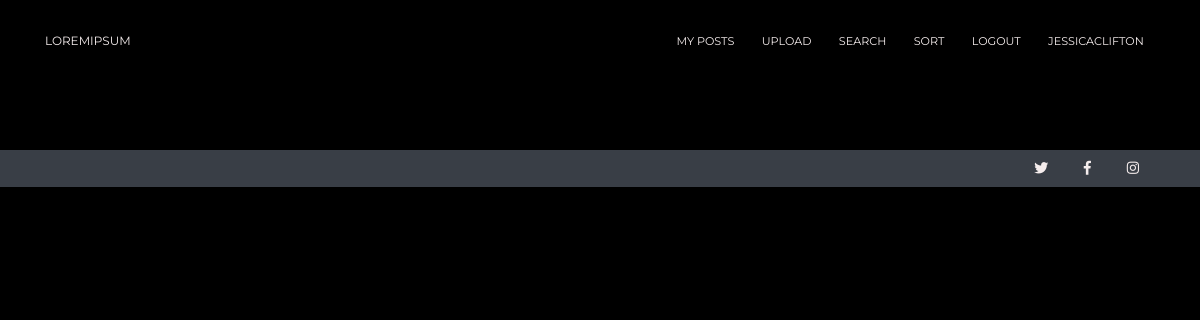
Before: /posts/ (signed in) with the older database file.
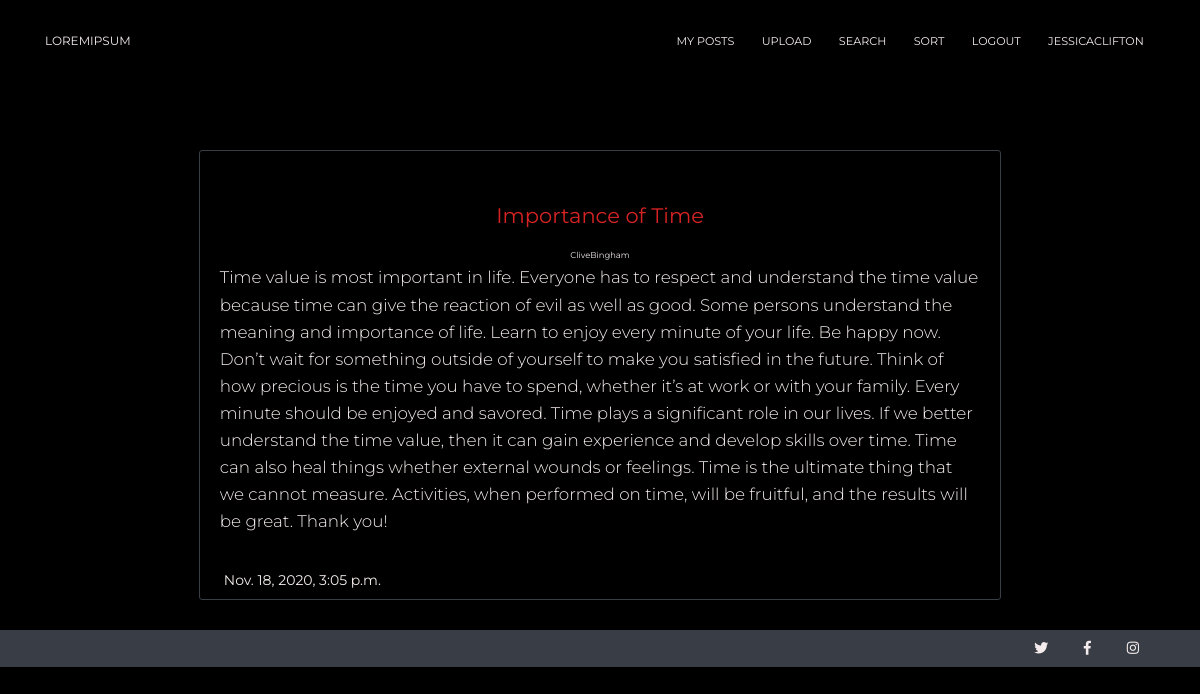
After: the same page with the newer database file.
### blog_app/models.py (models this page shows, shortened)
class Post(models.Model):
    postTitle=models.CharField(max_length=250)
    postContent=models.TextField(null=False)
    date=models.DateTimeField(default=timezone.now)
    postAuthor=models.ForeignKey(User,on_delete=models.CASCADE)

### blog_app/views.py (the view)
# urls.py: path('posts/',views.posts, name='posts'),
@login_required
def posts(request):
    posts=Post.objects.all().order_by('-date')
    user=request.user.username
    return render(request,'posts.html', {'posts':posts,'user':user})

### blog_app/templates/posts.html (shortened to what this page needs)
{% load static %}
<!doctype html>
<html lang="en">
<head>
  <link href="https://use.fontawesome.com/releases/v5.0.6/css/all.css" rel="stylesheet">
  <link href="{% static 'css/bootstrap.min.css' %}" rel="stylesheet" />
  <link href="{% static 'css/master.css' %}" rel="stylesheet" />
  <link href="{% static 'css/now-ui-kit.css' %}" rel="stylesheet" />
</head>
<body class="sidebar-collapse">
  <nav class="navbar navbar-expand-lg fixed-top navbar-transparent " color-on-scroll="100" style="color: transparent;">
    <div class="container">
      <div class="navbar-translate">
        <a class="navbar-brand" href="index.html" data-placement="bottom" target="_blank">LoremIpsum</a>
      </div>
      <div class="collapse navbar-collapse justify-content-end" id="navigation" data-nav-image="./assets/img/blurred-image-1.jpg">
        <ul class="navbar-nav">
          <li class="nav-item">
            <a class="nav-link" href="{% url 'my_posts'%}">
              <p>My Posts</p>
            </a>
          </li>
          <li class="nav-item">
            <a class="nav-link" href="{% url 'upload'%}">
              <p>Upload</p>
            </a>
          </li>
          <li class="nav-item">
            <a class="nav-link" href="#">
              <p>Search</p>
            </a>
          </li>
          <li class="nav-item">
            <a class="nav-link" href="#">
              <p>Sort</p>
            </a>
          </li>
          <li class="nav-item">
            <a class="nav-link" href="{% url 'logout' %}">
              <p>Logout</p>
            </a>
          </li>
          <li class="nav-item">
            <a class="nav-link" href="#">
              <p>{{ user }}</p>
            </a>
          </li>
        </ul>
      </div>
    </div>
  </nav>
  <div class="container">
    <div class="col-md-9 mx-auto" style="margin-top:150px">
      {% for post in posts %}
      <div class="card text-center">
        <div class="card-body">
          <h4 class="card-title">{{ post.postTitle }}</h4>
          <small class="text-muted author">{{ post.postAuthor }}</small>
          <p class="card-text">
            {{ post.postContent }}
          </p>
        </div>
        <div class="card-footer text-muted mb-2" style="text-align:left; padding-left:1.5rem;">{{ post.date }}</div>
      </div>
      {% endfor %}
    </div>
  </div>
  <footer>
    <div class="container ml-auto py-2" style="text-align:right">
      <i class="footer-icons fab fa-twitter"></i>
      <i class=" footer-icons fab fa-facebook-f"></i>
      <i class="footer-icons fab fa-instagram"></i>
    </div>
  </footer>
</body>
</html>

Changed rows visible on the page:
added Post: postTitle "Importance of Time", postAuthor "CliveBingham", postContent "Time value is most important in life. Everyone has to respect and understand the time value because time can give the reaction of evil as well as good. Some persons understand the meaning and importance of life. Learn to enjoy every minute of your life. Be happy now. Don’t wait for something outside of yourself to make you satisfied in the future. Think of how precious is the time you have to spend, whether it’s at work or with your family. Every minute should be enjoyed and savored. Time plays a significant role in our lives. If we better understand the time value, then it can gain experience and develop skills over time. Time can also heal things whether external wounds or feelings. Time…", date "Nov. 18, 2020, 3:05 p.m."
